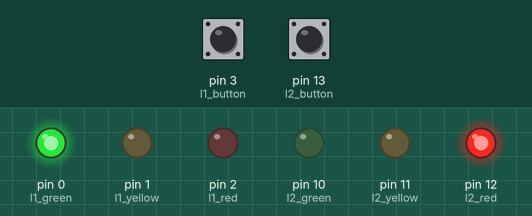
Recording of a sketch running on a simulated Arduino Uno, built with avr-gcc and run on an emulated ATmega328P. On the bench: output pins drawn as LEDs (lit = HIGH). The inputs (shaded band) are chosen by the test bench; at power-on: pin 13 (l2_button) LOW, pin 3 (l1_button) LOW.

Above: at 1.2 s.
1.3 s: pin 13 (l2_button) pulled HIGH for 0.15 s
At 7.2 s:
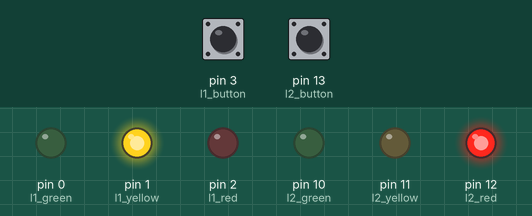
At 10.7 s:
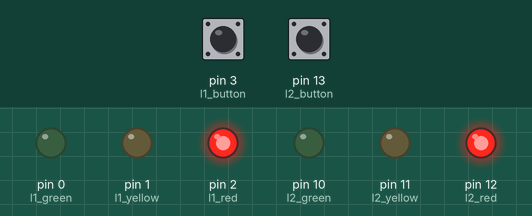
13.4 s: pin 3 (l1_button) pulled HIGH for 0.15 s
At 18.8 s:
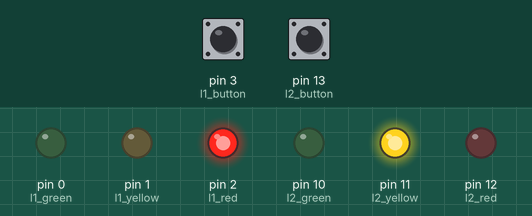
Timing chart, 0 to 26.9 s (numbered marks = the images above; inputs shaded):
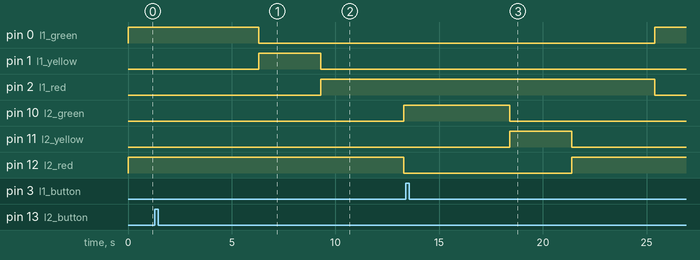

The sketch:

traffic_light.ino
```cpp
/*
 * Arduino Traffic Light sketch
 * By Keenan Cunningham, 07/20/2024
 */

/* l1 and l2 stand for light 1 and light 2; respectively */
#define l1_button 3 // light 1 button
#define l1_red 2
#define l1_yellow 1
#define l1_green 0

#define l2_button 13  // light 2 button
#define l2_red 12
#define l2_yellow 11
#define l2_green 10

/* global variables */
int LIGHT_CHANGE_DELAY = 3000;    // delay between light color changes
int MINIMUM_GREEN_LIGHT = 5000;  // minimum time a light will be green is 10 seconds
int ALL_RED = 4000;               // both lanes have reds for 3 seconds to allow through traffic

void setup() {  // this function is run when the Arduino is turned on or reset
  /* all LEDs will be set to output */
  // light 1
  pinMode(l1_red, OUTPUT);
  pinMode(l1_yellow, OUTPUT);
  pinMode(l1_green, OUTPUT);

  // light 2
  pinMode(l2_red, OUTPUT);
  pinMode(l2_yellow, OUTPUT);
  pinMode(l2_green, OUTPUT);

  /* both buttons will be set to input */
  pinMode(l1_button, INPUT);
  pinMode(l2_button, INPUT);

  /* Initial State: When we begin, we want the light 1 to be green and light 2 to be red. None
   * of the other LEDs should be on. */
   digitalWrite(l1_green, HIGH);  // light 1, green LED is on
   digitalWrite(l2_red, HIGH);    // light 2, red LED is on

   /* all other LEDs are off */
   // light 1
   digitalWrite(l1_yellow, LOW);
   digitalWrite(l1_red, LOW);

   // light 2
   digitalWrite(l2_green, LOW);
   digitalWrite(l2_yellow, LOW);

}

void loop(){  // do this until the power is shut off
  if(digitalRead(l1_button)==HIGH && digitalRead(l2_green)==HIGH){
  // if someone is waiting at the light 1, change the lights
    delay(MINIMUM_GREEN_LIGHT);     // wait the minimum amount of time for a green light
    digitalWrite(l2_yellow, HIGH);  // light2: turn yellow light on
    digitalWrite(l2_green, LOW);    // light2: turn green light off
    delay(LIGHT_CHANGE_DELAY);      // allow light to stay yellow for 3 seconds
    digitalWrite(l2_red, HIGH);     // light2: turn red light on
    digitalWrite(l2_yellow, LOW);   // light2: turn yellow light off
    delay(ALL_RED);                 // both lights stay red to let traffic through
    digitalWrite(l1_green, HIGH);   // light1: turn on the green light
    digitalWrite(l1_red, LOW);      // light1: turn off the red light
  }
  if(digitalRead(l2_button)==HIGH && digitalRead(l1_green)==HIGH){
  // if someone is waiting at light2, change the lights
    delay(MINIMUM_GREEN_LIGHT);     // wait the minimum amount of time for a green light
    digitalWrite(l1_yellow, HIGH);  // light1: turn yellow light on
    digitalWrite(l1_green, LOW);    // light1: turn green light off
    delay(LIGHT_CHANGE_DELAY);      // allow light to stay yellow for 3 seconds
    digitalWrite(l1_red, HIGH);     // light1: turn red light on
    digitalWrite(l1_yellow, LOW);   // light1: turn yellow light off
    delay(ALL_RED);                 // both lights stay red to let traffic through
    digitalWrite(l2_green, HIGH);   // light2: turn on the green light
    digitalWrite(l2_red, LOW);      // light2: turn off the red light

  }
}
```

Measured:
- after the input at 1.3 s, pin 0 (l1_green): HIGH → LOW after 5.0 s; pin 1 (l1_yellow): LOW → HIGH after 5.0 s, → LOW 3.0 s later; pin 2 (l1_red): LOW → HIGH after 8.0 s; pin 10 (l2_green): LOW → HIGH after 12.0 s; pin 12 (l2_red): HIGH → LOW after 12.0 s
- after the input at 13.4 s, pin 0 (l1_green): LOW → HIGH after 12.0 s; pin 2 (l1_red): HIGH → LOW after 12.0 s; pin 10 (l2_green): HIGH → LOW after 5.0 s; pin 11 (l2_yellow): LOW → HIGH after 5.0 s, → LOW 3.0 s later; pin 12 (l2_red): LOW → HIGH after 8.0 s
